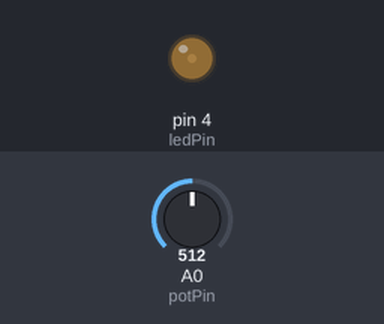
A sketch run on a simulated Arduino Uno, built with avr-gcc and run on an emulated ATmega328P. Parts: output pins drawn as LEDs (lit = HIGH). The test bench sets the inputs (shaded band); at power-on: A0 (potPin) = 512. What the sketch prints to the serial monitor is not drawn.

Above: at 1.2 s.
1.3 s: A0 (potPin) set to 1023
2.8 s: A0 (potPin) set to 0
At 3.7 s:
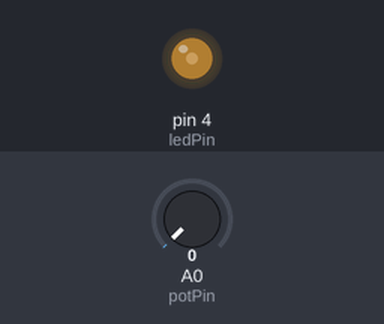
5.8 s: A0 (potPin) set to 900
Timing chart, 0 to 11.7 s (numbered marks = the images above; inputs shaded):
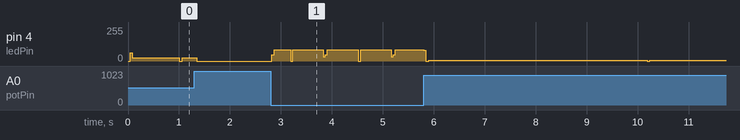

The sketch:

ledPotentiometer.ino
```cpp
int ledPin = 4, potPin = 0, serialCounter = 0;
void setup()
{
  Serial.begin(9600);
  pinMode(ledPin, OUTPUT);
  pinMode(potPin, INPUT);
}

void loop()
{
  int potValue = analogRead(potPin);
  Serial.println(potValue);

  serialCounter += 1;
  if (serialCounter == 200)
  {
    Serial.print("The LED is ON:OFF in the ratio ");
    Serial.print(potValue);
    Serial.print(":");
    Serial.println(1023 - potValue);
    serialCounter = 0;
  }

  digitalWrite(ledPin, 1);
  delayMicroseconds(1023 - potValue);
  digitalWrite(ledPin, 0);
  delayMicroseconds(potValue);
}
```
